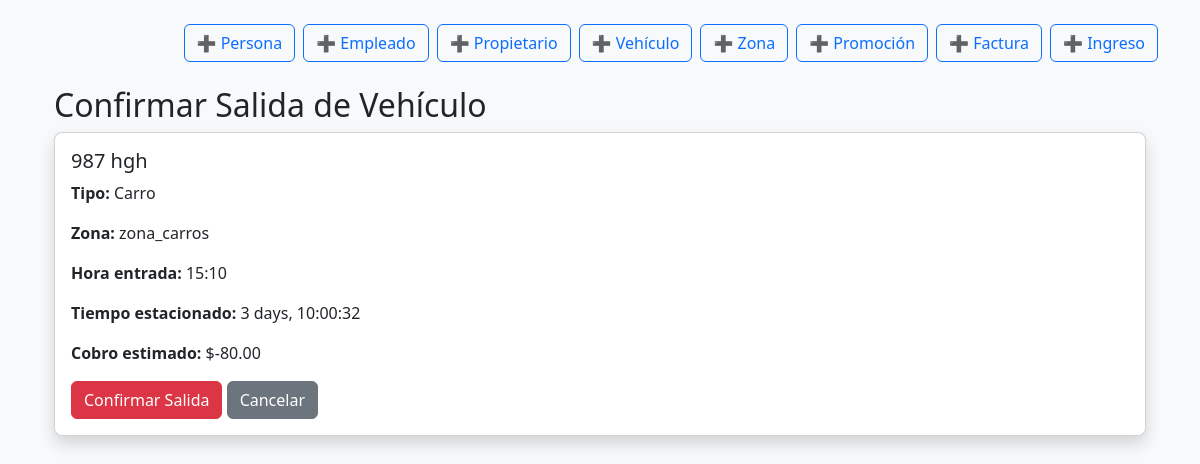
/registro/salida/1/, run on the app's committed database.
### parqueadero/models.py (models this page shows, shortened)
class RegistroParqueo(models.Model):
    vehiculo = models.ForeignKey(Vehiculo, on_delete=models.CASCADE)
    hora_entrada = models.DateTimeField(auto_now_add=True)
    hora_salida = models.DateTimeField(null=True, blank=True)
    zona = models.ForeignKey(Zona, on_delete=models.PROTECT, null=True, blank=True)
    notas = models.TextField(blank=True, default='')
    cobro = models.DecimalField(max_digits=8, decimal_places=2, null=True, blank=True)
    empleado_entrada = models.ForeignKey(  # Quién registró la entrada
        'Empleado',  # Asume que crearás el modelo Empleado
        on_delete=models.SET_NULL,
        null=True,
        related_name='registros_entrada'
    )
    empleado_salida = models.ForeignKey(  # Quién registró la salida
        'Empleado',
        on_delete=models.SET_NULL,
        null=True,
        blank=True,
        related_name='registros_salida'
    )
    promocion = models.ForeignKey(  # Descuento aplicado (opcional)
        'Promocion',
        on_delete=models.SET_NULL,
        null=True,
        blank=True
    )
    estado = models.CharField(  # Para flujos de trabajo complejos
        max_length=20,
        choices=[
            ('activo', 'Activo'),
            ('finalizado', 'Finalizado'),
            ('pendiente_pago', 'Pendiente de Pago'),
        ],
        default='activo'
    )
    def calcular_cobro(self, tarifa_hora=None):
        if tarifa_hora is None:
            tarifa_hora = 10.00  # Valor por defecto o self.zona.tarifa_hora si existe
        if self.hora_salida:
            delta = self.hora_salida - self.hora_entrada
        else:
            delta = timezone.now() - self.hora_entrada
        horas = delta.total_seconds() / 3600
        horas = int(horas) + (1 if delta.seconds % 3600 > 0 else 0)
        return round(horas * tarifa_hora, 2)

class Vehiculo(models.Model):
    placa = models.CharField(max_length=10, unique=True)
    tipo = models.CharField(max_length=20, choices=TIPOS_VEHICULO)
    zona_asignada = models.ForeignKey(Zona, on_delete=models.SET_NULL, null=True, blank=True)
    fecha_registro = models.DateTimeField(auto_now_add=True)
    marca = models.CharField(max_length=50, blank=True, null=True)  # Ej: Toyota, Honda
    modelo = models.CharField(max_length=50, blank=True, null=True)  # Ej: Corolla, CR-V
    color = models.CharField(max_length=30, blank=True, null=True)
    cliente = models.ForeignKey(  # Dueño del vehículo (relación opcional)
        'Cliente',  # Asume que crearás el modelo Cliente
        on_delete=models.SET_NULL,
        null=True,
        blank=True,
        related_name='mis_vehiculos'
    )
    observaciones = models.TextField(blank=True, null=True)  # Notas adicionales

class Zona(models.Model):
    nombre = models.CharField(max_length=50, choices=ZONAS, unique=True)
    capacidad = models.PositiveIntegerField()
    ocupados = models.PositiveIntegerField(default=0)
    ubicacion = models.CharField(  # Ej: "Piso 1", "Sótano B"
        max_length=50,
        blank=True,
        null=True,
        help_text="Descripción física de la zona (piso, sector, etc.)"
    )
    tarifa_horaria = models.DecimalField(  # Tarifa específica por zona (anula Tarifa general si se usa)
        max_digits=6,
        decimal_places=2,
        null=True,
        blank=True
    )
    habilitada = models.BooleanField(default=True)  # Para desactivar zonas en mantenimiento

### parqueadero/views.py (the view, shortened to what this page needs)
# urls.py: path('registro/salida/<int:registro_id>/', views.registrar_salida, name='registrar_salida'),
def registrar_salida(request, registro_id):
    registro = get_object_or_404(RegistroParqueo, id=registro_id, estado='activo')
    tarifa_hora = 5000.00
    tiempo_estacionado = timezone.now() - registro.hora_entrada
    context = {
        'registro': registro,
        'tiempo_estacionado': str(tiempo_estacionado).split('.')[0],
        'cobro_estimado': registro.calcular_cobro(),  # Usa el método del modelo
    }
    return render(request, 'parqueadero/registro/salida.html', context)

### parqueadero/templates/parqueadero/registro/salida.html (shortened to what this page needs)
{% extends 'base.html' %}
{% load static %}
{% block content %}
<div class="container">
    <h2>Confirmar Salida de Vehículo</h2>
    <div class="card shadow mb-4">
        <div class="card-body">
            <h5 class="card-title">{{ registro.vehiculo.placa }}</h5>
            <div class="mb-3">
                <p><strong>Tipo:</strong> {{ registro.vehiculo.get_tipo_display }}</p>
                <p><strong>Zona:</strong> {{ registro.zona.nombre|default:"-" }}</p>
                <p><strong>Hora entrada:</strong> {{ registro.hora_entrada|date:"H:i" }}</p>
                <p><strong>Tiempo estacionado:</strong> {{ tiempo_estacionado }}</p>
                <p><strong>Cobro estimado:</strong> ${{ cobro_estimado|floatformat:2 }}</p>
            </div>
            <form method="post">
                <button type="submit" class="btn btn-danger">
                     Confirmar Salida
                </button>
                <a href="{% url 'dashboard' %}" class="btn btn-secondary">
                     Cancelar
                </a>
            </form>
        </div>
    </div>
</div>
{% endblock %}

### parqueadero/static/css/styles.css (style rules this page uses)
body { font-family: 'Segoe UI', Tahoma, Geneva, Verdana, sans-serif; background-color: #f8f9fa; }
.card { border-radius: 0.5rem; transition: transform 0.3s; }

### data on the page
RegistroParqueo: vehiculo.placa "987 hgh", vehiculo.tipo "Carro", zona.nombre "zona_carros", hora_entrada "15:10"

### other printed values
{{ tiempo_estacionado }} "3 days, 10:00:32"
{{ cobro_estimado|floatformat:2 }} "-80.00"
